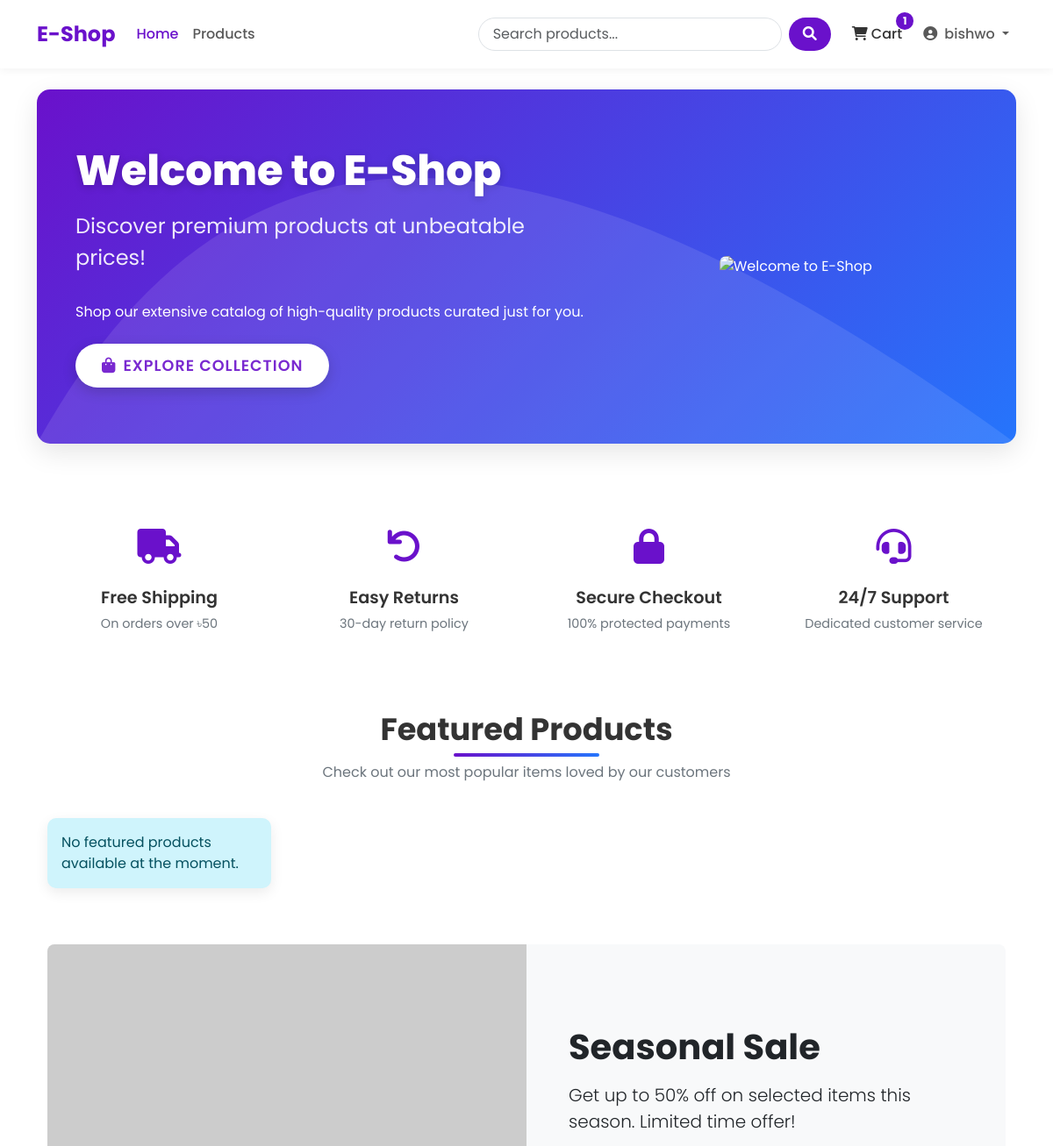
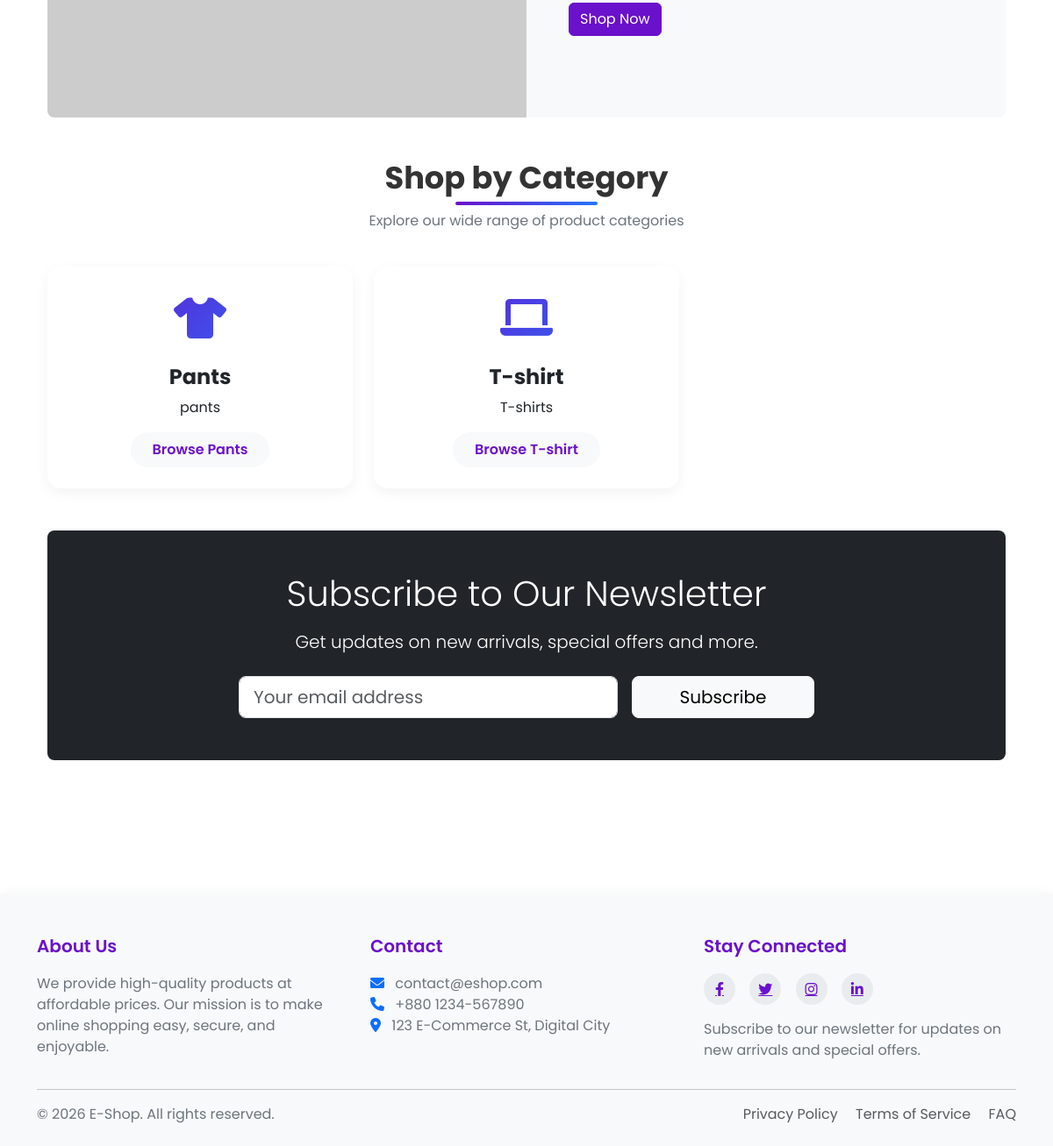
Screenshot of / (signed in) with the database file from the repository (2 pictures, top to bottom).
### shop/models.py (models this page shows, shortened)
class Cart(models.Model):
    user = models.OneToOneField(User,on_delete= models.CASCADE)
    created_at = models.DateTimeField(auto_now_add=True)
    updated_at = models.DateTimeField(auto_now=True)
    def get_total_items(self):
        return sum(item.quantity for item in self.items.all())

class CartItem(models.Model):
    cart = models.ForeignKey(Cart, on_delete=models.CASCADE, related_name='items')
    product = models.ForeignKey(Product, on_delete=models.CASCADE)
    quantity = models.PositiveBigIntegerField(default=1)

class Category(models.Model):
    name = models.CharField(max_length=200)
    slug = models.SlugField(max_length=200, unique = True)
    description = models.TextField(blank=True)
    class Meta():
        verbose_name_plural = 'Categories'

### shop/views.py (the view)
# urls.py: 2. Add a URL to urlpatterns:  path('', views.home, name='home')
def home(request):
    featured_product = models.Product.objects.filter(available = True).order_by('-created_at') [:8] # Descending Order
    categories = models.Category.objects.all()
    return render(request, 'shop/home.html', {'featured_product': featured_product, 'categories': categories})

### templates/shop/home.html (shortened to what this page needs)
{% extends 'base.html' %}
{% load static %}
{% block content %}
<div class="hero-section">
    <div class="container">
        <div class="row align-items-center">
            <div class="col-lg-7">
                <h1 class="hero-title">Welcome to E-Shop</h1>
                <p class="hero-subtitle">Discover premium products at unbeatable prices!</p>
                <p class="mb-4">Shop our extensive catalog of high-quality products curated just for you.</p>
                <a class="btn hero-btn" href="{% url 'product_list' %}">
                    <i class="fas fa-shopping-bag me-2"></i>Explore Collection
                </a>
            </div>
            <div class="col-lg-5 d-none d-lg-block">
                <div class="text-center">
                    <img src="{% static 'welcome.jpg' %}" alt="Welcome to E-Shop" class="img-fluid rounded-3">
                </div>
            </div>
        </div>
    </div>
</div>
<div class="container mb-5">
    <div class="row g-4">
        <div class="col-md-3">
            <div class="feature-item">
                <div class="feature-icon">
                    <i class="fas fa-truck"></i>
                </div>
                <h3 class="feature-title">Free Shipping</h3>
                <p class="feature-desc">On orders over ৳50</p>
            </div>
        </div>
        <div class="col-md-3">
            <div class="feature-item">
                <div class="feature-icon">
                    <i class="fas fa-undo"></i>
                </div>
                <h3 class="feature-title">Easy Returns</h3>
                <p class="feature-desc">30-day return policy</p>
            </div>
        </div>
        <div class="col-md-3">
            <div class="feature-item">
                <div class="feature-icon">
                    <i class="fas fa-lock"></i>
                </div>
                <h3 class="feature-title">Secure Checkout</h3>
                <p class="feature-desc">100% protected payments</p>
            </div>
        </div>
        <div class="col-md-3">
            <div class="feature-item">
                <div class="feature-icon">
                    <i class="fas fa-headset"></i>
                </div>
                <h3 class="feature-title">24/7 Support</h3>
                <p class="feature-desc">Dedicated customer service</p>
            </div>
        </div>
    </div>
</div>
<div class="container">
    <div class="section-header">
        <h2 class="section-title">Featured Products</h2>
        <p class="section-subtitle">Check out our most popular items loved by our customers</p>
    </div>
    <div class="row row-cols-1 row-cols-md-2 row-cols-lg-4 g-4">
        {% for product in featured_products %}
        <div class="col">
            <div class="card h-100 product-card">
                <div class="product-img-container">
                    {% if product.image %}
                    <img src="{{ product.image.url }}" class="product-img" alt="{{ product.name }}">
                    {% else %}
                    <div class="bg-light text-center p-5">
                        <i class="fas fa-image fa-3x text-muted"></i>
                    </div>
                    {% endif %}
                </div>
                <div class="card-body">
                    <h5 class="product-title">{{ product.name }}</h5>
                    <p class="product-desc">{{ product.description|truncatechars:100 }}</p>
                    <div class="d-flex justify-content-between align-items-center">
                        <span class="product-price">৳{{ product.price }}</span>
                        <div class="rating">
                            {% for i in "12345" %}
                            {% if forloop.counter <= product.average_rating %}
                            <i class="fas fa-star"></i>
                            {% else %}
                            <i class="far fa-star"></i>
                            {% endif %}
                            {% endfor %}
                        </div>
                    </div>
                </div>
                <div class="card-footer">
                    <div class="d-grid gap-2">
                        <a href="{% url 'product_detail' product.slug %}" class="btn btn-sm btn-outline-primary">
                            <i class="fas fa-eye me-1"></i> View Details
                        </a>
                        <form action="{% url 'cart_add' product.id %}" method="post">
                            {% csrf_token %}
                            <button type="submit" class="btn btn-sm btn-primary w-100">
                                <i class="fas fa-shopping-cart me-1"></i> Add to Cart
                            </button>
                        </form>
                    </div>
                </div>
            </div>
        </div>
        {% empty %}
        <div class="col-12">
            <div class="alert alert-info">No featured products available at the moment.</div>
        </div>
        {% endfor %}
    </div>
</div>
<div class="container mt-5 mb-5">
    <div class="card border-0 bg-light rounded-3 overflow-hidden">
        <div class="row g-0">
            <div class="col-md-6 d-none d-md-block">
 <img src="https://placehold.co/600x400/2575fc/FFFFFF.png?text=Seasonal+Sale+50%+Off" alt="Seasonal sale" class="img-fluid" style="height: 100%; object-fit: cover;">            </div>
            <div class="col-md-6 p-5 d-flex align-items-center">
                <div>
                    <h3 class="display-6 fw-bold mb-3">Seasonal Sale</h3>
                    <p class="lead">Get up to 50% off on selected items this season. Limited time offer!</p>
                    <a href="{% url 'product_list' %}" class="btn btn-primary">Shop Now</a>
                </div>
            </div>
        </div>
    </div>
</div>
<div class="container">
    <div class="section-header">
        <h2 class="section-title">Shop by Category</h2>
        <p class="section-subtitle">Explore our wide range of product categories</p>
    </div>
    <div class="row row-cols-1 row-cols-md-2 row-cols-lg-3 g-4">
        {% for category in categories %}
        <div class="col">
            <div class="card h-100 category-card">
                <div class="card-body text-center py-4">
                    <div class="category-icon">
                        <i class="fas fa-{% if forloop.counter == 1 %}tshirt{% elif forloop.counter == 2 %}laptop{% elif forloop.counter == 3 %}mobile-alt{% elif forloop.counter == 4 %}home{% elif forloop.counter == 5 %}shoe-prints{% else %}tag{% endif %}"></i>
                    </div>
                    <h3 class="category-title">{{ category.name }}</h3>
                    <p class="card-text">{{ category.description|truncatechars:100 }}</p>
                    <a href="{% url 'product_list_by_category' category.slug %}" class="btn category-btn">
                        Browse {{ category.name }}
                    </a>
                </div>
            </div>
        </div>
        {% empty %}
        <div class="col-12">
            <div class="alert alert-info">No categories available at the moment.</div>
        </div>
        {% endfor %}
    </div>
</div>
<div class="container my-5">
    <div class="card border-0 bg-dark text-white p-5 rounded-3">
        <div class="row justify-content-center">
            <div class="col-md-8 text-center">
                <h3 class="display-6 mb-3">Subscribe to Our Newsletter</h3>
                <p class="lead mb-4">Get updates on new arrivals, special offers and more.</p>
                <form class="row g-3 justify-content-center">
                    <div class="col-md-8">
                        <input type="email" class="form-control form-control-lg" placeholder="Your email address">
                    </div>
                    <div class="col-md-4">
                        <button type="submit" class="btn btn-light btn-lg w-100">Subscribe</button>
                    </div>
                </form>
            </div>
        </div>
    </div>
</div>
{% endblock %}

### templates/base.html (shortened to what this page needs)
<!DOCTYPE html>
<html lang="en">
<head>
    <link href="https://cdn.jsdelivr.net/npm/bootstrap@5.3.0/dist/css/bootstrap.min.css" rel="stylesheet">
    <link rel="stylesheet" href="https://cdnjs.cloudflare.com/ajax/libs/font-awesome/6.0.0/css/all.min.css">
    {% load static %}
</head>
<body>
    <header>
        <nav class="navbar navbar-expand-lg navbar-light bg-white">
            <div class="container">
                <a class="navbar-brand" href="{% url 'home' %}">E-Shop</a>
                <div class="collapse navbar-collapse" id="navbarNav">
                    <ul class="navbar-nav me-auto mb-2 mb-lg-0">
                        <li class="nav-item {% if request.path == '/' %}active{% endif %}">
                            <a class="nav-link" href="{% url 'home' %}">Home</a>
                        </li>
                        <li class="nav-item {% if '/products/' in request.path %}active{% endif %}">
                            <a class="nav-link" href="{% url 'product_list' %}">Products</a>
                        </li>
                    </ul>
                    <form class="d-flex search-box me-3" action="{% url 'product_list' %}" method="get">
                        <input class="form-control search-input me-2" type="search" name="search" placeholder="Search products..." aria-label="Search">
                        <button class="btn search-btn" type="submit">
                            <i class="fas fa-search"></i>
                        </button>
                    </form>
                    <ul class="navbar-nav">
                        <li class="nav-item me-2">
                            <a class="nav-link cart-btn" href="{% url 'cart_detail' %}">
                                <i class="fas fa-shopping-cart"></i> Cart
                                {% if cart_items_count %}
                                    <span class="badge rounded-pill cart-badge">{{ cart_items_count }}</span>
                                {% endif %}
                            </a>
                        </li>
                        {% if user.is_authenticated %}
                            <li class="nav-item dropdown">
                                <a class="nav-link dropdown-toggle" href="#" id="navbarDropdown" role="button"
                                   data-bs-toggle="dropdown" aria-expanded="false">
                                    <i class="fas fa-user-circle me-1"></i> {{ user.username }}
                                </a>
                            </li>
                        {% endif %}
                    </ul>
                </div>
            </div>
        </nav>
    </header>
    <main class="container my-4">
        {% block content %}{% endblock %}
    </main>
    <footer>
        <div class="container">
            <div class="row">
                <div class="col-md-4 mb-4 mb-md-0">
                    <h5>About Us</h5>
                    <p>We provide high-quality products at affordable prices. Our mission is to make online shopping easy, secure, and enjoyable.</p>
                </div>
                <div class="col-md-4 mb-4 mb-md-0">
                    <h5>Contact</h5>
                    <p>
                        <i class="fas fa-envelope me-2 text-primary"></i> contact@eshop.com<br>
                        <i class="fas fa-phone me-2 text-primary"></i> +880 1234-567890<br>
                        <i class="fas fa-map-marker-alt me-2 text-primary"></i> 123 E-Commerce St, Digital City
                    </p>
                </div>
                <div class="col-md-4">
                    <h5>Stay Connected</h5>
                    <div class="social-icons mb-3">
                        <a href="#"><i class="fab fa-facebook-f"></i></a>
                        <a href="#"><i class="fab fa-twitter"></i></a>
                        <a href="#"><i class="fab fa-instagram"></i></a>
                        <a href="#"><i class="fab fa-linkedin-in"></i></a>
                    </div>
                    <p>Subscribe to our newsletter for updates on new arrivals and special offers.</p>
                </div>
            </div>
            <hr>
            <div class="row mt-3">
                <div class="col-md-6 mb-2 mb-md-0">
                    <p class="mb-0">&copy; {% now "Y" %} E-Shop. All rights reserved.</p>
                </div>
                <div class="col-md-6 text-md-end">
                    <p class="mb-0">
                        <a href="#" class="text-decoration-none me-3 text-muted">Privacy Policy</a>
                        <a href="#" class="text-decoration-none me-3 text-muted">Terms of Service</a>
                        <a href="#" class="text-decoration-none text-muted">FAQ</a>
                    </p>
                </div>
            </div>
        </div>
    </footer>
</body>
</html>

### rows the page displays
Cart: id.quantity "1"
Category: name "Pants", description "pants"
Category: name "T-shirt", description "T-shirts"

### other values shown
{{ user.username }} "bishwo"
